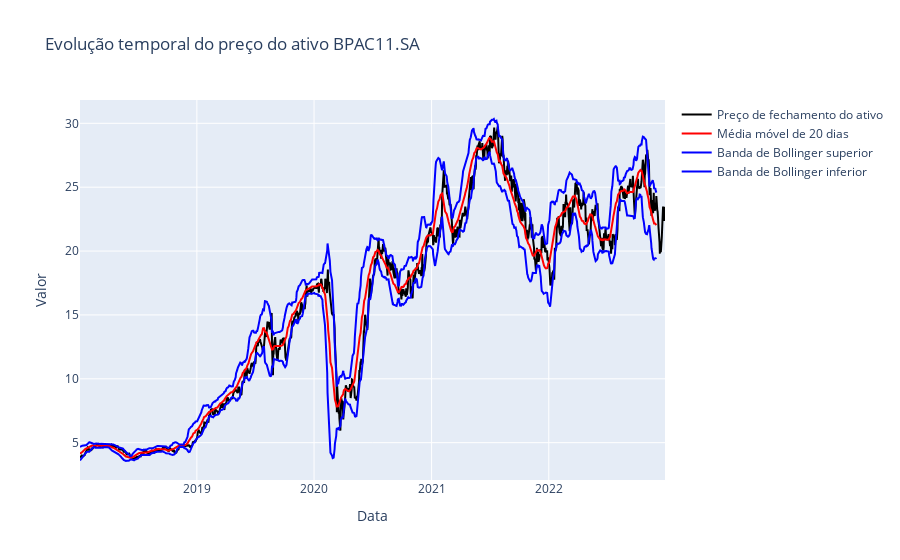

Notebook cell for this chart:
### Code cell
plot_serie_moving_average_with_boillinger_bands(ticker1_adj_close_price, 20, ticker1)

### Figure 1 — Plotly figure (JSON) as saved in the notebook; plotly's stock layout.template omitted (floating-point values rounded to 4 significant figures; data arrays with more than 128 entries replaced by an {"elided": "..."} marker saying what was removed)
{"data": [{"line": {"color": "black", "width": 2}, "mode": "lines", "name": "Preço de fechamento do ativo", "type": "scatter", "x": {"elided": "1239 str values"}, "y": {"elided": "1239 float values"}}, {"line": {"color": "red", "width": 2}, "mode": "lines", "name": "Média móvel de 20 dias", "type": "scatter", "x": {"elided": "1239 str values"}, "y": {"elided": "1220 float values"}}, {"line": {"color": "blue", "width": 2}, "mode": "lines", "name": "Banda de Bollinger superior", "type": "scatter", "x": {"elided": "1239 str values"}, "y": {"elided": "1220 float values"}}, {"line": {"color": "blue", "width": 2}, "mode": "lines", "name": "Banda de Bollinger inferior", "type": "scatter", "x": {"elided": "1239 str values"}, "y": {"elided": "1220 float values"}}], "layout": {"title": {"text": "Evolução temporal do preço do ativo BPAC11.SA"}, "xaxis": {"title": {"text": "Data"}}, "yaxis": {"title": {"text": "Valor"}}}}
